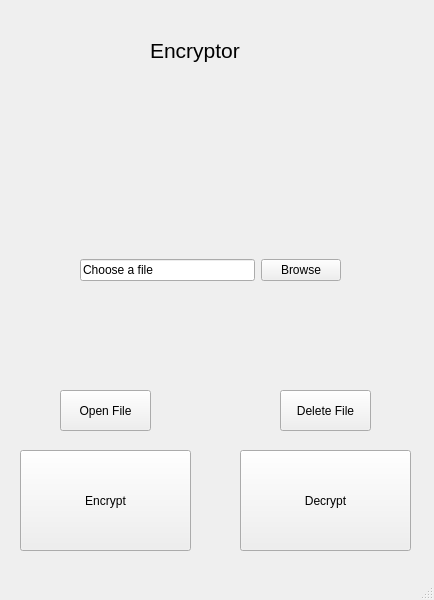
<?xml version="1.0" encoding="UTF-8"?>
<ui version="4.0">
 <class>MainWindow</class>
 <widget class="QMainWindow" name="MainWindow">
  <property name="geometry">
   <rect>
    <x>0</x>
    <y>0</y>
    <width>434</width>
    <height>600</height>
   </rect>
  </property>
  <property name="windowTitle">
   <string>MainWindow</string>
  </property>
  <widget class="QWidget" name="centralwidget">
   <widget class="QPushButton" name="encryptButton">
    <property name="geometry">
     <rect>
      <x>20</x>
      <y>450</y>
      <width>171</width>
      <height>101</height>
     </rect>
    </property>
    <property name="text">
     <string>Encrypt</string>
    </property>
   </widget>
   <widget class="QPushButton" name="decryptButton">
    <property name="geometry">
     <rect>
      <x>240</x>
      <y>450</y>
      <width>171</width>
      <height>101</height>
     </rect>
    </property>
    <property name="text">
     <string>Decrypt</string>
    </property>
   </widget>
   <widget class="QLabel" name="Title">
    <property name="geometry">
     <rect>
      <x>150</x>
      <y>20</y>
      <width>121</width>
      <height>61</height>
     </rect>
    </property>
    <property name="font">
     <font>
      <pointsize>16</pointsize>
     </font>
    </property>
    <property name="text">
     <string>Encryptor</string>
    </property>
   </widget>
   <widget class="QPushButton" name="deleteFile">
    <property name="geometry">
     <rect>
      <x>280</x>
      <y>390</y>
      <width>91</width>
      <height>41</height>
     </rect>
    </property>
    <property name="text">
     <string>Delete File</string>
    </property>
   </widget>
   <widget class="QWidget" name="horizontalLayoutWidget">
    <property name="geometry">
     <rect>
      <x>80</x>
      <y>230</y>
      <width>261</width>
      <height>80</height>
     </rect>
    </property>
    <layout class="QHBoxLayout" name="horizontalLayout">
     <item>
      <widget class="QLineEdit" name="fileName">
       <property name="text">
        <string>Choose a file</string>
       </property>
      </widget>
     </item>
     <item>
      <widget class="QPushButton" name="browse">
       <property name="text">
        <string>Browse</string>
       </property>
      </widget>
     </item>
    </layout>
   </widget>
   <widget class="QPushButton" name="openFile">
    <property name="geometry">
     <rect>
      <x>60</x>
      <y>390</y>
      <width>91</width>
      <height>41</height>
     </rect>
    </property>
    <property name="text">
     <string>Open File</string>
    </property>
   </widget>
  </widget>
  <widget class="QStatusBar" name="statusbar"/>
  <widget class="QMenuBar" name="menubar">
   <property name="geometry">
    <rect>
     <x>0</x>
     <y>0</y>
     <width>434</width>
     <height>26</height>
    </rect>
   </property>
  </widget>
 </widget>
 <resources/>
 <connections/>
</ui>
